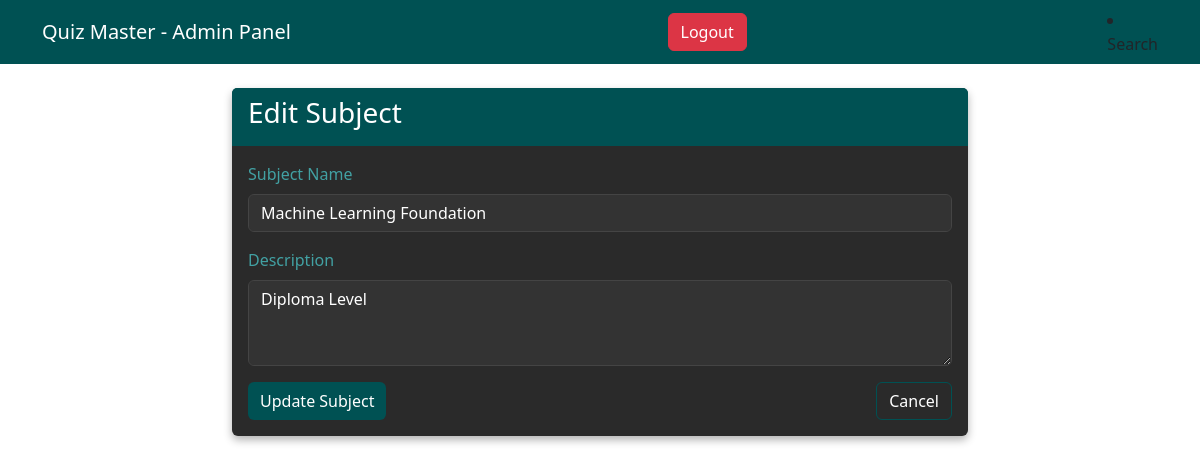
Screenshot of /admin_dashboard/subjects/edit/1 (signed in) with the database file from the repository.
### model.py (models this page shows)
class Subject(db.Model):
    id=db.Column(db.Integer,primary_key=True)
    subject_name=db.Column(db.String(50),nullable=False)
    description=db.Column(db.Text)

### app.py (the view, shortened to what this page needs)
@app.route('/admin_dashboard/subjects/edit/<int:subject_id>', methods=['GET', 'POST'])
@login_required
def edit_subject(subject_id):
    if not current_user.is_admin():
        flash("You are not authorized to access this page", 'danger')
        return redirect(url_for('user_dashboard'))
    subject = Subject.query.get_or_404(subject_id)
    return render_template('edit_subject.html', subject=subject)

### app.py (called while the page is built)
@login_manager.user_loader
def load_user(user_id):
    return User.query.get(int(user_id))

### model.py (called while the page is built)
    def is_admin(self):
        return self.role == 'admin'

### templates/edit_subject.html (shortened to what this page needs)
{% extends 'base.html' %}
{% block body %}
<div class="container mt-4">
    <div class="row justify-content-center">
        <div class="col-md-8">
            <div class="card">
                <div class="card-header">
                    <h3 class="card-title">Edit Subject</h3>
                </div>
                <div class="card-body">
                    <form method="POST">
                        <div class="mb-3">
                            <label for="subject_name" class="form-label">Subject Name</label>
                            <input type="text"
                                   class="form-control"
                                   id="subject_name"
                                   name="subject_name"
                                   value="{{ subject.subject_name }}"
                                   required>
                        </div>
                        <div class="mb-3">
                            <label for="description" class="form-label">Description</label>
                            <textarea class="form-control"
                                      id="description"
                                      name="description"
                                      rows="3">{{ subject.description }}</textarea>
                        </div>
                        <div class="d-flex justify-content-between">
                            <button type="submit" class="btn btn-primary">Update Subject</button>
                            <a href="{{ url_for('manage_subjects') }}" class="btn btn-secondary">Cancel</a>
                        </div>
                    </form>
                </div>
            </div>
        </div>
    </div>
</div>
{% endblock body %}

### templates/edit_subject.html (style rules this page uses)
.card { background-color: #2A2A2A; border: none; box-shadow: 0 4px 8px rgba(0,0,0,0.3); }
.card-header { background-color: #005153; color: white; border-bottom: none; }
.card-body { color: #fff; }
.form-label { color: #42A1A3; }
.form-control { background-color: #333; border: 1px solid #444; color: white; }
.btn-primary { background-color: #005153; border: none; }
.btn-secondary { background-color: #2A2A2A; border: 1px solid #005153; }

### rows the page displays
Subject: subject_name "Machine Learning Foundation", description "Diploma Level"
